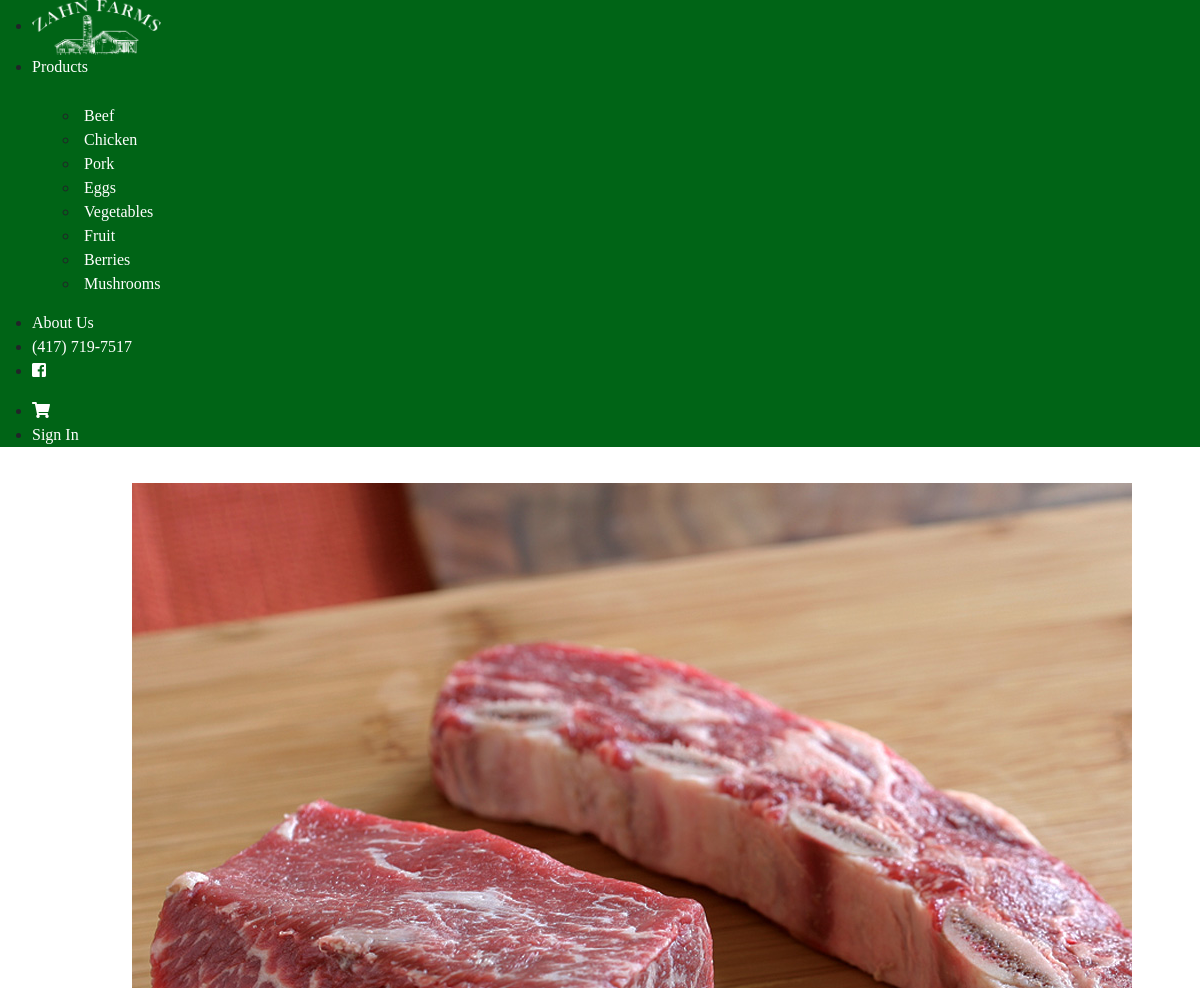
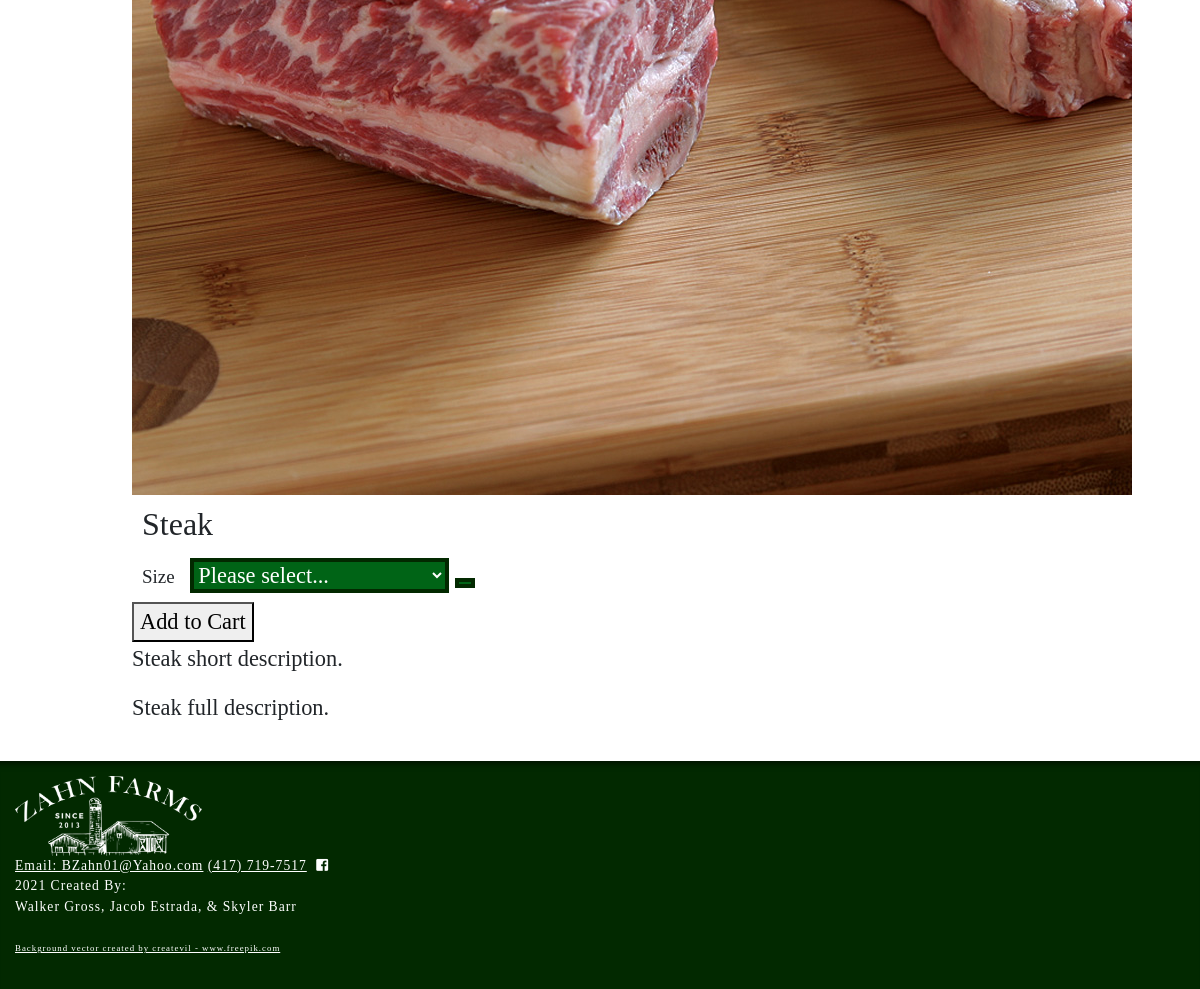
The page /product?catID=41&prodID=4 on the database its author committed (2 pictures, top to bottom).
### tables this page shows
CREATE TABLE `categories` (
  `catID` int(11) NOT NULL,
  `catName` varchar(25) NOT NULL,
  `image` varchar(255) NOT NULL,
  `taxRate` decimal(4,3) NOT NULL DEFAULT '0.000',
  `hide` tinyint(1) NOT NULL
);

CREATE TABLE `products` (
  `productID` int(11) NOT NULL,
  `productName` varchar(50) NOT NULL,
  `portionsID` int(11) NOT NULL,
  `price` decimal(10,2) DEFAULT NULL,
  `qty` int(10) DEFAULT NULL,
  `shortDesc` varchar(255) DEFAULT NULL,
  `fullDesc` varchar(255) DEFAULT NULL,
  `catID` int(11) NOT NULL,
  `image` varchar(255) NOT NULL,
  `sizeID` int(11) DEFAULT NULL,
  `outOfSeason` tinyint(1) NOT NULL,
  `hide` tinyint(1) NOT NULL
);

### models/products_db.php (called while the page is built, shortened)
<?php
function getAllCategoriesShow(){
    global $db;
    $sql = "SELECT * FROM categories WHERE hide = 0";
    $qry = $db->query($sql);
    $aryCat = $qry->fetchAll();
    return $aryCat;
}
function prodByID($prodID){
    global $db;
    $sql = "select * from products where productID = $prodID";
    $qry = $db->query($sql);
    $product = $qry->fetch();
    return $product;
}
function sizesByID($sizeID) {
    global $db;
    $sql = "SELECT * FROM sizes WHERE sizeID = $sizeID";
    $qry = $db->query($sql);
    $sizes = $qry->fetchAll();
    return $sizes;
}

### models/requests.php (called while the page is built, shortened)
<?php
$prodID = filter_input(INPUT_GET, "prodID");
?>

### product/product.php (the view, shortened to what this page needs)
<?php
$prod = prodByID($prodID);
$qty = $prod['qty'];
if ($prod['sizeID'] != null) {
  $sizeAry = sizesByID($prod['sizeID']);
  $qty = 0;
  foreach ($sizeAry as $size){
    $qty += $size['qty'];
  }
}
?>
<div class="product-card-full uk-grid-small uk-flex-center uk-text-center" style="width:90%; margin:auto" uk-grid>
  <div class="uk-card uk-card-default uk-width-1-2">
    <img src="../images/<?=$prod['image']?>" alt="<?=$prod['productName']?> Image">
  </div>
  <div class="uk-width-1-2@s">
    <h2>
      <?=$prod['productName']?>
    </h2>
    <form class="uk-form-stacked" action="cart.php" method="post">
      <div class="uk-grid-small uk-child-width-1-1@m uk-flex-center uk-text-center" uk-grid>
        <?php
        if ($prod['outOfSeason'] == 0) {
          if($prod['sizeID'] != null){
          ?>
          <div class="uk-card">
            <div class="size-form" uk-form-custom="target: > * > span:first-child">
              <label class="uk-form-label">Size</label>
              <select id="size" name="size" onchange="sizePrice(this)">
                <option selected disabled hidden>Please select...</option>
              </select>
              <button class="size-button uk-button uk-button-default" type="button" tabindex="-1">
              </button>
            </div>
          </div>
            <?php
          }
            ?>
        <?php
        }
        if ($qty == 0) {
        ?>
        <div class="uk-card">
          <button id="submit add-to-cart-btn" class="uk-button uk-button-default" tabindex="-1" disabled>Out of Stock</button>
        </div>
        <?php
        } else {
        ?>
          <div class="uk-card">
            <button id="submit add-to-cart-btn" class="uk-button uk-button-default" type="submit" tabindex="2">Add to Cart</button>
          </div>
        <?php
        }
        ?>
      </div>
    </form>
    <div class="uk-card uk-card-default uk-card-body uk-width-expand product-desc-short">
    <p><?=$prod['shortDesc']?></p>
  </div>
  </div>
  <div class="uk-card uk-card-default uk-card-body uk-width-expand product-desc-full">
    <p><?=$prod['fullDesc']?></p>
  </div>
</div>

### views/header.php (shortened to what this page needs)
<!DOCTYPE html>
<html lang="en">
<head>
    <link href="https://cdn.jsdelivr.net/npm/bootstrap@5.0.0-beta3/dist/css/bootstrap.min.css" rel="stylesheet">
    <link rel="stylesheet" href="https://use.fontawesome.com/releases/v5.5.0/css/all.css"
>
    <link rel="stylesheet" href="https://cdn.jsdelivr.net/npm/uikit@3.6.17/dist/css/uikit.min.css" />
    <link rel="stylesheet" href="../views/styles.css">
</head>
<body>
    <?php
        include "../models/db.php";
        include "../models/products_db.php";
        include "../views/navbar.php";
    ?>

### views/navbar.php (shortened to what this page needs)
<div class="no-print" uk-sticky="sel-target: .uk-navbar-container; cls-active: uk-navbar-sticky">
    <nav class="nav-bar uk-navbar-container" uk-navbar>
        <div class="uk-navbar-left">
            <ul class="uk-navbar-nav">
                <li>
                    <a class="uk-logo" style="min-width:177px;" href="../product/">
                        <img style="" src="../images/Logo.png" alt="Zahn Farms Logo">
                    </a>
                </li>
                <li>
                    <a href="../product/">Products</a>
                    <div class="uk-navbar-dropdown" delay-hide="250">
                        <ul class="uk-nav uk-navbar-dropdown-nav">
                            <?php
                            $aryCat = getAllCategoriesShow();
                            foreach($aryCat as $cat){
                            ?>
                            <li><a href="../product?catID=<?=$cat['catID']?>"><?=$cat['catName']?></a></li>
                            <?php
                            }
                            ?>
                        </ul>
                    </div>
                </li>
                <li><a href="../aboutUs/aboutUs.php">About Us</a></li>
                <li><a href="tel:417-719-7517" class="navContact">(417) 719-7517</a></li>
                <li><a href="https://www.facebook.com/ZahnFarms/" target="_blank"><i
                            class="fab fa-facebook-square"></i></a></li>
            </ul>
        </div>
        <div class="uk-navbar-right">
            <ul class="uk-navbar-nav">
                <li><a href="../product/cart.php"><i class="fas fa-shopping-cart"></i></a></li>
                <li><a href="../admin/">Sign In</a></li>
            </ul>
        </div>
    </nav>
</div>

### product/index.php (shortened to what this page needs)
<?php
include "../views/header.php";
include '../models/requests.php';
echo"<div class='content-container'>";
if (!isset($catID)){
    include "categories.php";
}
else if (!isset($prodID)) {
    include "products.php";
}
else {
    include "product.php";
}
echo"</div>";
include "../views/footer.php";
?>

### views/footer.php (shortened to what this page needs)
<footer class="footer no-print">
  <div class="uk-grid-match uk-child-width-expand@s uk-text-center" uk-grid>
    <div class="footer-image">
      <a href="../product"><img src="../images/LogoFull.png" alt="Zahn Farms Logo" style="height: 80px;">
        </a>
    </div>
    <div class="footer-contact">
      <a href="mailto:bzahn01@yahoo.com">Email: BZahn01@Yahoo.com</a>
      <a href="tel:417-719-7517">(417) 719-7517</a>
      <a href="https://www.facebook.com/ZahnFarms/" target="_blank"><i class="fab fa-facebook-square"></i></a>
    </div>
    <div class="footer-credits">
      <p class="uk-text-right@s">
        2021 Created By:<br>Walker Gross, Jacob Estrada, & Skyler Barr
        <br><br>
        <a style="font-size: .65em;" href="https://www.freepik.com/vectors/background">Background vector created by createvil - www.freepik.com</a>
      </p>
    </div>
  </div>
</footer>
</body>
</html>

### views/styles.css (style rules this page uses)
:root { --primary-green: #006416; --secondary-green: #18890B; --dark-green: #022900; }
html, body { background-image: url("../images/barnWood.jpg"); background-size: cover; padding:0px; font-family: "Caveat Brush", cursive; }
body { display: flex; flex-direction: column; min-height: 100vh; }
.uk-navbar-container { background-color: var(--primary-green) !important; }
.uk-navbar-nav>li>a { font-family: 'Libre Baskerville', serif; font-weight: 500; font-size: 1em; }
.uk-navbar-dropdown { background-color: var(--primary-green); font-family: 'Libre Baskerville', cursive; padding: 15px; margin-top:10px; }
.uk-navbar-dropdown-nav>li>a { padding-left:5px; }
nav a, nav a:hover { color: white !important; text-decoration: none; }
nav img { height:55px; width: 129px; }
.content-container { width: 90%; margin:auto; margin-top:0px; padding:20px; min-height:70vh; background-color: rgba(255, 255, 255, .15); backdrop-filter: blur(12px); }
.uk-card { font-family: 'Caveat Brush', cursive; font-size: 1.4em; background-color: rgba(1,1,1,0); box-shadow: none; }
.product-card-full :is(h2, h3, label) { font-family: 'Caveat Brush', cursive; margin:10px; }
.product-card-full label { font-size: .85em; }
.size-button, #size { background-color: var(--primary-green); color: white; border: var(--dark-green) solid 4px; }
footer { font-family: 'Libre Baskerville', serif; background-color: var(--dark-green); color: white; padding: 15px; box-shadow: 0px 10px 10px -10px black inset; font-size: .85em; letter-spacing: 1px; margin-top: auto; }
footer a { color: white; }
.footer-contact .fab { padding: 0px 5px; }
.no-print { display: block; }

### rows shown on the page
categories: catName "Beef"
categories: catName "Chicken"
categories: catName "Pork"
categories: catName "Eggs"
categories: catName "Vegetables"
categories: catName "Fruit"
categories: catName "Berries"
categories: catName "Mushrooms"
products: image (picture), productName "Steak", shortDesc "Steak short description.", fullDesc "Steak full description."
